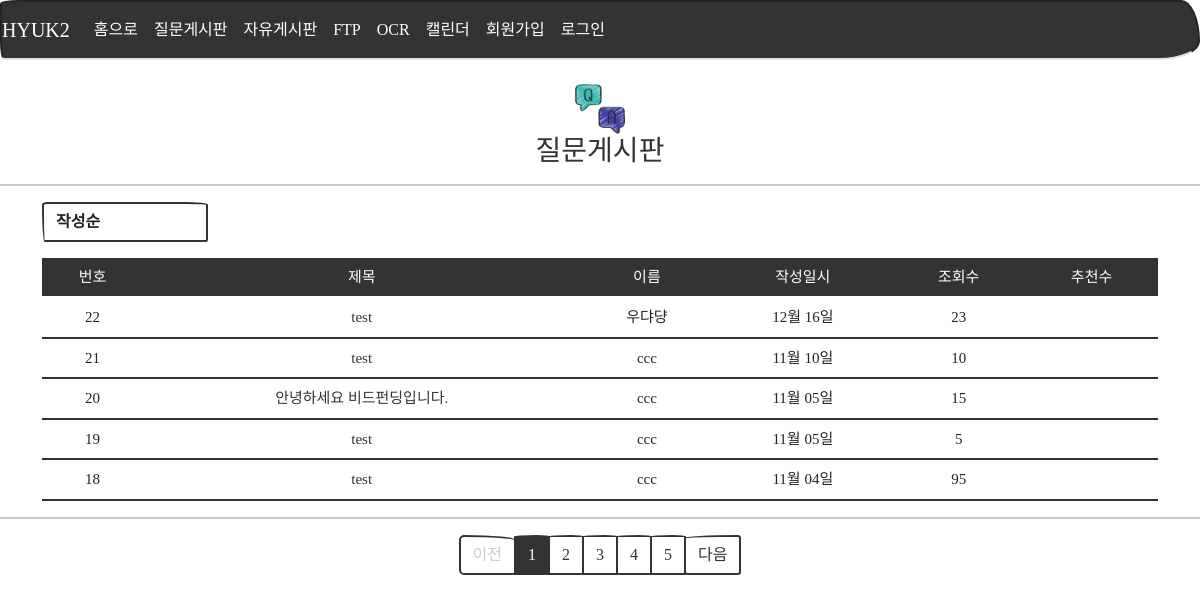
Page /question/list/ on the earlier database version.
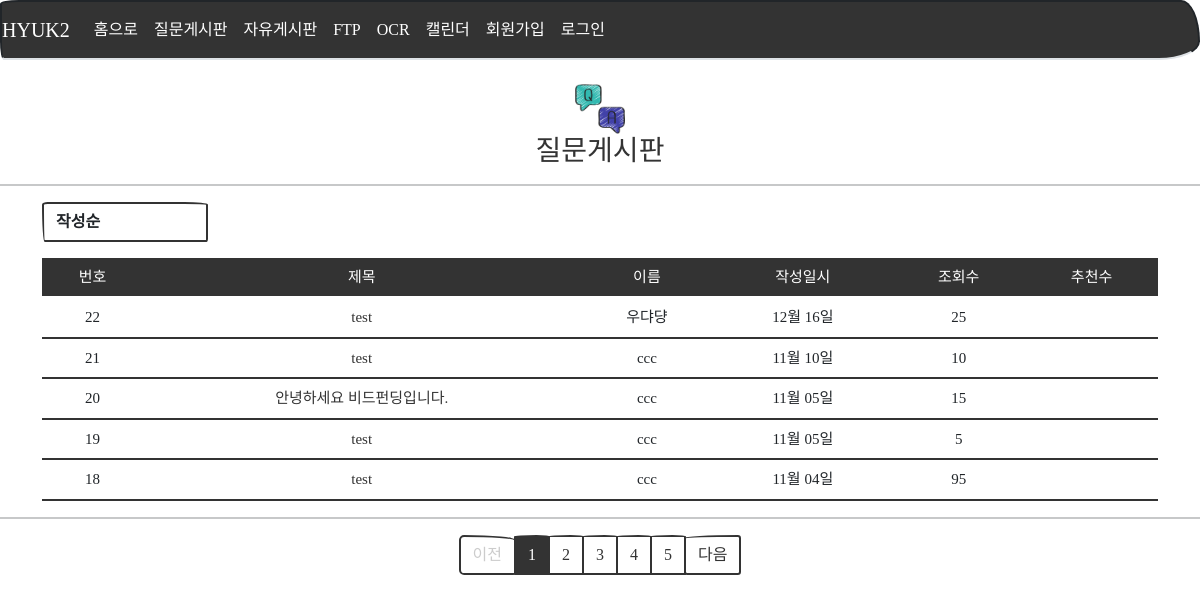
Same page on the later database version.
### models.py (models this page shows)
class Question(db.Model):
    id = db.Column(db.Integer, primary_key=True)
    subject = db.Column(db.String(200), nullable=False)
    content = db.Column(db.Text(), nullable=False)
    create_date = db.Column(db.DateTime(), nullable=False)
    user_id = db.Column(db.Integer, db.ForeignKey('user.id', ondelete='CASCADE'), nullable=False)
    user = db.relationship('User', backref=db.backref('question_set'))
    modify_date = db.Column(db.DateTime(), nullable=True)
    hits = db.Column(db.Integer, nullable=False, default='0')
    voter = db.relationship('User', secondary=question_voter, backref=db.backref('question_voter_set'))

class User(db.Model):
    id = db.Column(db.Integer, primary_key=True)    # id는 자동으로 증가하는 User 모델의 기본키
    username = db.Column(db.String(150), unique=True, nullable=False)  # 아이디
    password = db.Column(db.String(200), nullable=False)
    name = db.Column(db.String(150), nullable=False)  # 실명
    email = db.Column(db.String(120), unique=True, nullable=False)
    fir_joo = db.Column(db.String(6), nullable=False)  # 주민번호 앞자리
    sec_joo = db.Column(db.String(7), nullable=False)  # 주민번호 뒷자리
    tel = db.Column(db.String(50), nullable=False)  # 휴대폰 번호, 휴대폰인증이 있다면 unique=True 넣어야 됨

### views/question_views.py (the view)
@bp.route('/list/')
def _list():
    page = request.args.get('page', type=int, default=1)  # 페이지번호가 없으면 default 로 페이지1을 출력한다.
    kw = request.args.get('kw', type=str, default='')   # 검색어
    so = request.args.get('so', type=str, default='recent')  # 정렬, default 는 최신순('recent')
    if so == 'recommend':   # 추천 수가 많은 게시물
        sub_query = db.session.query(question_voter.c.question_id, func.count('*').label('num_voter')) \
            .group_by(question_voter.c.question_id).subquery()
        question_list = Question.query \
            .outerjoin(sub_query, Question.id == sub_query.c.question_id) \
            .order_by(sub_query.c.num_voter.desc(), Question.create_date.desc())
    elif so == 'popular':   # 답변 수가 많은 게시물
        sub_query = db.session.query(Answer.question_id, func.count('*').label('num_answer')) \
            .group_by(Answer.question_id).subquery()
        question_list = Question.query \
            .outerjoin(sub_query, Question.id == sub_query.c.question_id) \
            .order_by(sub_query.c.num_answer.desc(), Question.create_date.desc())
    elif so == 'hit':   # 조회 수가 많은 게시물
        question_list = Question.query.order_by(Question.hits.desc())
    else:  # recent, 기존 게시물
        question_list = Question.query.order_by(Question.create_date.desc())
    question_list = question_list.paginate(page, per_page=5)
    return render_template('question/question_list.html', question_list=question_list, page=page, so=so)

### filter.py (called while the page is built)
def format_datetime(value, fmt='%m월 %d일'):
    now = datetime.now()
    time = now - value
    if time < timedelta(minutes=1):
        return '방금 전'
    elif time < timedelta(hours=1):
        return str(int(time.seconds / 60)) + '분 전'
    elif time < timedelta(days=1):
        return str(int(time.seconds / 3600)) + '시간 전'
    elif time < timedelta(days=7):
        time = datetime.now().date() - value.date()
        return str(time.days) + '일 전'
    else:
        return value.strftime(fmt)

### views/login_views.py (called while the page is built)
@bp.before_app_request
def logged_in_user():
    user_id = session.get('user_id')
    if user_id is None:
        g.user = None
    else:
        g.user = User.query.get(user_id)

### templates/question/question_list.html (shortened to what this page needs)
{% extends 'base.html' %}
{% block content %}
	<center>
  	    <div>
			<br>
  	        <center>
  	            <img src="{{ url_for('static',filename='images/aq.png') }}" width="50" style="margin-left: auto; margin-right: auto; display: block;" />
  	            <h3><a href="{{url_for('question._list')}}">질문게시판</a></h3>
  	        </center>
  	        <hr width="100%" color="black" />
  	    </div>
  	</center>
  	<center>
  	    <div class="container my-3">
			<div class="row justify-content-between my-3">
				<div class="col-2">
            		<select class="form-control so">
                		<option value="recent" {% if so=='recent' %}selected{% endif %}>작성순</option>
            		</select>
        		</div>
    		</div>
  	        <table class="table">
  	            <thead>
  	                <tr class="thead-dark table-dark">
  	                    <th class="text-center">번호</th>
  	                    <th class="text-center">제목</th>
						<th class="text-center">이름</th>
  	                    <th class="text-center">작성일시</th>
						<th class="text-center">조회수</th>
						<th class="text-center">추천수</th>
  	                </tr>
  	            </thead>
  	            <tbody>
  	                {% if question_list %}
  	                {% for question in question_list.items %}
  	                <tr>
  	                    <td class="text-center">{{ question_list.total - ((question_list.page-1) * question_list.per_page) - loop.index0 }}</td>
  	                    <td class="text-center">
  	                        <a href="{{ url_for('question.detail', question_id=question.id) }}">{{ question.subject }}</a>
  	                    </td>
						<td class="text-center">{{ question.user.name }}</td>
  	                    <td class="text-center">{{ question.create_date|datetime }}</td>
						<td class="text-center">{{ question.hits }}</td>
						<td class="text-center">
						</td>
  	                </tr>
  	                {% endfor %}
  	                {% else %}
  	                <tr>
  	                    <td colspan="3">질문이 없습니다.</td>
  	                </tr>
  	                {% endif %}
  	            </tbody>
  	        </table>
  	    </div>
  	    <hr width="100%" color="black" />
  	    <ul class="pagination justify-content-center">
  	        {% if question_list.has_prev %}
  	        <li class="page-item">
  	            <a class="page-link" href="?page={{ question_list.prev_num }}">이전</a>
  	        </li>
  	        {% else %}
  	        <li class="page-item disabled">
  	            <a class="page-link" tabindex="-1" aria-disabled="true" href="#">이전</a>
  	        </li>
  	        {% endif %}
  	        {% for page_num in question_list.iter_pages() %}
  	        {% if page_num %}
  	        {% if page_num != question_list.page %}
  	        <li class="page-item">
  	            <a class="page-link" href="?page={{ page_num }}">{{ page_num }}</a>
  	        </li>
  	        {% else %}
  	        <li class="page-item active" aria-current="page">
  	            <a class="page-link" href="#">{{ page_num }}</a>
  	        </li>
  	        {% endif %}
  	        {% else %}
  	        <li class="disabled">
  	            <a class="page-link" href="#">...</a>
  	        </li>
  	        {% endif %}
  	        {% endfor %}
  	        {% if question_list.has_next %}
  	        <li class="page-item">
				<a class="page-link" href="?page={{ question_list.next_num }}">다음</a>
  	        </li>
  	        {% else %}
  	        <li class="page-item disabled">
  	            <a class="page-link" tabindex="-1" aria-disabled="true" href="#">다음</a>
  	        </li>
  	        {% endif %}
  	    </ul>
  	</center>
{% endblock %}

Differences in the rows shown:
changed Question "우댜댱": hits "23" → "25"
